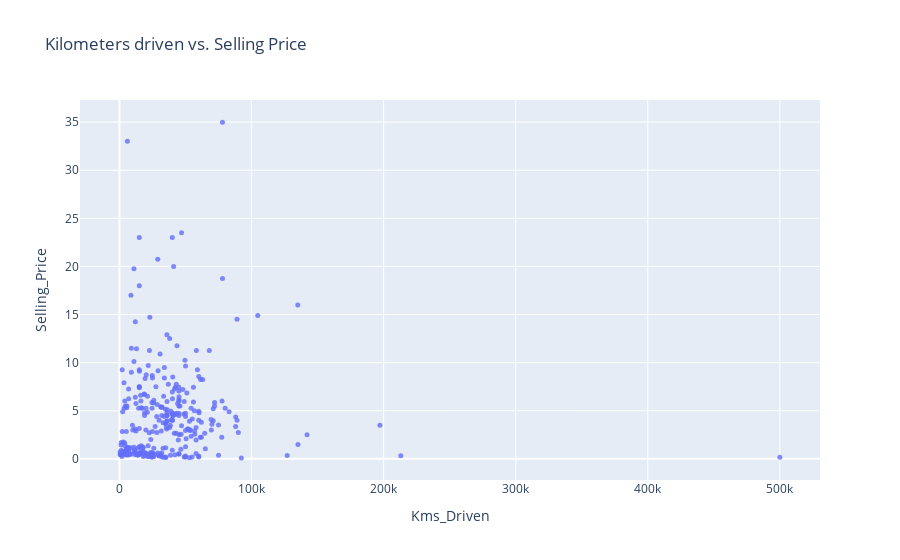

Notebook code for this chart:
### Code cell
fig = px.scatter(new_data, 
                 x='Kms_Driven',
                 y='Selling_Price', 
                 opacity=0.8, 
                 title='Kilometers driven vs. Selling Price')
fig.update_traces(marker_size=5)
fig.show()

### Figure 1 — Plotly figure (JSON) as saved in the notebook; plotly's stock layout.template omitted (floating-point values rounded to 4 significant figures; data arrays with more than 128 entries replaced by an {"elided": "..."} marker saying what was removed)
{"data": [{"hovertemplate": "Kms_Driven=%{x}<br>Selling_Price=%{y}<extra></extra>", "legendgroup": "", "marker": {"color": "#636efa", "opacity": 0.8, "size": 5, "symbol": "circle"}, "mode": "markers", "name": "", "orientation": "v", "showlegend": false, "type": "scatter", "x": {"elided": "299 int values"}, "xaxis": "x", "y": {"elided": "299 float values"}, "yaxis": "y"}], "layout": {"legend": {"tracegroupgap": 0}, "title": {"text": "Kilometers driven vs. Selling Price"}, "xaxis": {"anchor": "y", "domain": [0, 1], "title": {"text": "Kms_Driven"}}, "yaxis": {"anchor": "x", "domain": [0, 1], "title": {"text": "Selling_Price"}}}}
